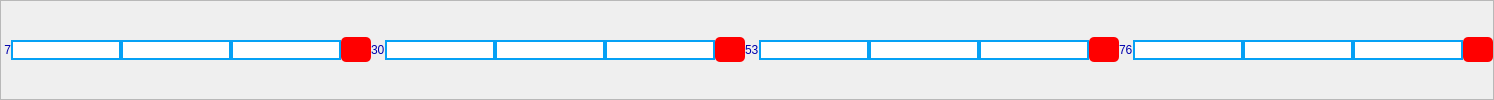
           <widget class="QFrame" name="frame_26">
            <property name="frameShape">
             <enum>QFrame::StyledPanel</enum>
            </property>
            <property name="frameShadow">
             <enum>QFrame::Raised</enum>
            </property>
            <layout class="QHBoxLayout" name="horizontalLayout_23">
             <property name="spacing">
              <number>0</number>
             </property>
             <property name="leftMargin">
              <number>0</number>
             </property>
             <property name="topMargin">
              <number>0</number>
             </property>
             <property name="rightMargin">
              <number>0</number>
             </property>
             <property name="bottomMargin">
              <number>0</number>
             </property>
             <item>
              <widget class="QLabel" name="label_65">
               <property name="styleSheet">
                <string notr="true">color:rgb(0, 0, 173); 
font: 75 8pt &quot;MS Shell Dlg 2&quot;;</string>
               </property>
               <property name="text">
                <string> 7</string>
               </property>
              </widget>
             </item>
             <item>
              <widget class="QLineEdit" name="lineEdit_193">
               <property name="styleSheet">
                <string notr="true">border: 2px solid  rgb(5, 161, 245); 
background-color: rgb(255, 255, 255);
</string>
               </property>
              </widget>
             </item>
             <item>
              <widget class="QLineEdit" name="lineEdit_194">
               <property name="styleSheet">
                <string notr="true">border: 2px solid  rgb(5, 161, 245); 
background-color: rgb(255, 255, 255);
</string>
               </property>
              </widget>
             </item>
             <item>
              <widget class="QLineEdit" name="lineEdit_195">
               <property name="styleSheet">
                <string notr="true">border: 2px solid  rgb(5, 161, 245); 
background-color: rgb(255, 255, 255);
</string>
               </property>
              </widget>
             </item>
             <item>
              <widget class="QPushButton" name="pushButton_135">
               <property name="minimumSize">
                <size>
                 <width>0</width>
                 <height>25</height>
                </size>
               </property>
               <property name="maximumSize">
                <size>
                 <width>30</width>
                 <height>16777215</height>
                </size>
               </property>
               <property name="styleSheet">
                <string notr="true">background-color: rgb(0, 0, 0);
background-color: rgb(255, 0, 0);
border-radius: 5px;</string>
               </property>
               <property name="text">
                <string/>
               </property>
              </widget>
             </item>
             <item>
              <widget class="QLabel" name="label_66">
               <property name="styleSheet">
                <string notr="true">color:rgb(0, 0, 173); 
font: 75 8pt &quot;MS Shell Dlg 2&quot;;</string>
               </property>
               <property name="text">
                <string>30</string>
               </property>
              </widget>
             </item>
             <item>
              <widget class="QLineEdit" name="lineEdit_196">
               <property name="styleSheet">
                <string notr="true">border: 2px solid  rgb(5, 161, 245); 
background-color: rgb(255, 255, 255);
</string>
               </property>
              </widget>
             </item>
             <item>
              <widget class="QLineEdit" name="lineEdit_197">
               <property name="styleSheet">
                <string notr="true">border: 2px solid  rgb(5, 161, 245); 
background-color: rgb(255, 255, 255);
</string>
               </property>
              </widget>
             </item>
             <item>
              <widget class="QLineEdit" name="lineEdit_198">
               <property name="styleSheet">
                <string notr="true">border: 2px solid  rgb(5, 161, 245); 
background-color: rgb(255, 255, 255);
</string>
               </property>
              </widget>
             </item>
             <item>
              <widget class="QPushButton" name="pushButton_136">
               <property name="minimumSize">
                <size>
                 <width>0</width>
                 <height>25</height>
                </size>
               </property>
               <property name="maximumSize">
                <size>
                 <width>30</width>
                 <height>16777215</height>
                </size>
               </property>
               <property name="styleSheet">
                <string notr="true">background-color: rgb(0, 0, 0);
background-color: rgb(255, 0, 0);
border-radius: 5px;</string>
               </property>
               <property name="text">
                <string/>
               </property>
              </widget>
             </item>
             <item>
              <widget class="QLabel" name="label_67">
               <property name="styleSheet">
                <string notr="true">color:rgb(0, 0, 173); 
font: 75 8pt &quot;MS Shell Dlg 2&quot;;</string>
               </property>
               <property name="text">
                <string>53</string>
               </property>
              </widget>
             </item>
             <item>
              <widget class="QLineEdit" name="lineEdit_199">
               <property name="styleSheet">
                <string notr="true">border: 2px solid  rgb(5, 161, 245); 
background-color: rgb(255, 255, 255);
</string>
               </property>
              </widget>
             </item>
             <item>
              <widget class="QLineEdit" name="lineEdit_200">
               <property name="styleSheet">
                <string notr="true">border: 2px solid  rgb(5, 161, 245); 
background-color: rgb(255, 255, 255);
</string>
               </property>
              </widget>
             </item>
             <item>
              <widget class="QLineEdit" name="lineEdit_201">
               <property name="styleSheet">
                <string notr="true">border: 2px solid  rgb(5, 161, 245); 
background-color: rgb(255, 255, 255);
</string>
               </property>
              </widget>
             </item>
             <item>
              <widget class="QPushButton" name="pushButton_137">
               <property name="minimumSize">
                <size>
                 <width>0</width>
                 <height>25</height>
                </size>
               </property>
               <property name="maximumSize">
                <size>
                 <width>30</width>
                 <height>16777215</height>
                </size>
               </property>
               <property name="styleSheet">
                <string notr="true">background-color: rgb(0, 0, 0);
background-color: rgb(255, 0, 0);
border-radius: 5px;</string>
               </property>
               <property name="text">
                <string/>
               </property>
              </widget>
             </item>
             <item>
              <widget class="QLabel" name="label_79">
               <property name="styleSheet">
                <string notr="true">color:rgb(0, 0, 173); 
font: 75 8pt &quot;MS Shell Dlg 2&quot;;</string>
               </property>
               <property name="text">
                <string>76</string>
               </property>
              </widget>
             </item>
             <item>
              <widget class="QLineEdit" name="lineEdit_234">
               <property name="styleSheet">
                <string notr="true">border: 2px solid  rgb(5, 161, 245); 
background-color: rgb(255, 255, 255);
</string>
               </property>
              </widget>
             </item>
             <item>
              <widget class="QLineEdit" name="lineEdit_233">
               <property name="styleSheet">
                <string notr="true">border: 2px solid  rgb(5, 161, 245); 
background-color: rgb(255, 255, 255);
</string>
               </property>
              </widget>
             </item>
             <item>
              <widget class="QLineEdit" name="lineEdit_235">
               <property name="styleSheet">
                <string notr="true">border: 2px solid  rgb(5, 161, 245); 
background-color: rgb(255, 255, 255);
</string>
               </property>
              </widget>
             </item>
             <item>
              <widget class="QPushButton" name="pushButton_147">
               <property name="minimumSize">
                <size>
                 <width>0</width>
                 <height>25</height>
                </size>
               </property>
               <property name="maximumSize">
                <size>
                 <width>30</width>
                 <height>16777215</height>
                </size>
               </property>
               <property name="styleSheet">
                <string notr="true">background-color: rgb(0, 0, 0);
background-color: rgb(255, 0, 0);
border-radius: 5px;</string>
               </property>
               <property name="text">
                <string/>
               </property>
              </widget>
             </item>
            </layout>
           </widget>
